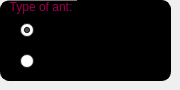
         <widget class="QWidget" name="widget_2" native="true">
          <widget class="QGroupBox" name="groupBox_2">
           <property name="geometry">
            <rect>
             <x>0</x>
             <y>0</y>
             <width>171</width>
             <height>81</height>
            </rect>
           </property>
           <property name="styleSheet">
            <string notr="true">QGroupBox {
    border: 1px solid rgb(0, 0, 0);
    border-radius: 9px;
    margin-top: 0.5em;
	background-color: rgb(0, 0, 0)
}
QGroupBox::title {
	font: 105 25pt &quot;Utopia&quot;;
	color: rgb(153, 0, 76);
    subcontrol-origin: margin;
    left: 5 px;
    padding: 0 3px 0 3px;
}</string>
           </property>
           <property name="title">
            <string>Type of ant:</string>
           </property>
           <widget class="QRadioButton" name="radioButton">
            <property name="geometry">
             <rect>
              <x>20</x>
              <y>20</y>
              <width>141</width>
              <height>21</height>
             </rect>
            </property>
            <property name="palette">
             <palette>
              <active>
               <colorrole role="Button">
                <brush brushstyle="SolidPattern">
                 <color alpha="255">
                  <red>46</red>
                  <green>46</green>
                  <blue>46</blue>
                 </color>
                </brush>
               </colorrole>
               <colorrole role="Text">
                <brush brushstyle="SolidPattern">
                 <color alpha="255">
                  <red>0</red>
                  <green>0</green>
                  <blue>0</blue>
                 </color>
                </brush>
               </colorrole>
               <colorrole role="Base">
                <brush brushstyle="SolidPattern">
                 <color alpha="255">
                  <red>255</red>
                  <green>255</green>
                  <blue>255</blue>
                 </color>
                </brush>
               </colorrole>
               <colorrole role="Window">
                <brush brushstyle="SolidPattern">
                 <color alpha="255">
                  <red>46</red>
                  <green>46</green>
                  <blue>46</blue>
                 </color>
                </brush>
               </colorrole>
              </active>
              <inactive>
               <colorrole role="Button">
                <brush brushstyle="SolidPattern">
                 <color alpha="255">
                  <red>46</red>
                  <green>46</green>
                  <blue>46</blue>
                 </color>
                </brush>
               </colorrole>
               <colorrole role="Text">
                <brush brushstyle="SolidPattern">
                 <color alpha="255">
                  <red>0</red>
                  <green>0</green>
                  <blue>0</blue>
                 </color>
                </brush>
               </colorrole>
               <colorrole role="Base">
                <brush brushstyle="SolidPattern">
                 <color alpha="255">
                  <red>255</red>
                  <green>255</green>
                  <blue>255</blue>
                 </color>
                </brush>
               </colorrole>
               <colorrole role="Window">
                <brush brushstyle="SolidPattern">
                 <color alpha="255">
                  <red>46</red>
                  <green>46</green>
                  <blue>46</blue>
                 </color>
                </brush>
               </colorrole>
              </inactive>
              <disabled>
               <colorrole role="Button">
                <brush brushstyle="SolidPattern">
                 <color alpha="255">
                  <red>46</red>
                  <green>46</green>
                  <blue>46</blue>
                 </color>
                </brush>
               </colorrole>
               <colorrole role="Text">
                <brush brushstyle="SolidPattern">
                 <color alpha="255">
                  <red>190</red>
                  <green>190</green>
                  <blue>190</blue>
                 </color>
                </brush>
               </colorrole>
               <colorrole role="Base">
                <brush brushstyle="SolidPattern">
                 <color alpha="255">
                  <red>46</red>
                  <green>46</green>
                  <blue>46</blue>
                 </color>
                </brush>
               </colorrole>
               <colorrole role="Window">
                <brush brushstyle="SolidPattern">
                 <color alpha="255">
                  <red>46</red>
                  <green>46</green>
                  <blue>46</blue>
                 </color>
                </brush>
               </colorrole>
              </disabled>
             </palette>
            </property>
            <property name="text">
             <string>Biological</string>
            </property>
            <property name="checked">
             <bool>true</bool>
            </property>
           </widget>
           <widget class="QRadioButton" name="radioButton_2">
            <property name="geometry">
             <rect>
              <x>20</x>
              <y>50</y>
              <width>141</width>
              <height>23</height>
             </rect>
            </property>
            <property name="palette">
             <palette>
              <active>
               <colorrole role="Button">
                <brush brushstyle="SolidPattern">
                 <color alpha="255">
                  <red>46</red>
                  <green>46</green>
                  <blue>46</blue>
                 </color>
                </brush>
               </colorrole>
               <colorrole role="Base">
                <brush brushstyle="SolidPattern">
                 <color alpha="255">
                  <red>255</red>
                  <green>255</green>
                  <blue>255</blue>
                 </color>
                </brush>
               </colorrole>
               <colorrole role="Window">
                <brush brushstyle="SolidPattern">
                 <color alpha="255">
                  <red>46</red>
                  <green>46</green>
                  <blue>46</blue>
                 </color>
                </brush>
               </colorrole>
              </active>
              <inactive>
               <colorrole role="Button">
                <brush brushstyle="SolidPattern">
                 <color alpha="255">
                  <red>46</red>
                  <green>46</green>
                  <blue>46</blue>
                 </color>
                </brush>
               </colorrole>
               <colorrole role="Base">
                <brush brushstyle="SolidPattern">
                 <color alpha="255">
                  <red>255</red>
                  <green>255</green>
                  <blue>255</blue>
                 </color>
                </brush>
               </colorrole>
               <colorrole role="Window">
                <brush brushstyle="SolidPattern">
                 <color alpha="255">
                  <red>46</red>
                  <green>46</green>
                  <blue>46</blue>
                 </color>
                </brush>
               </colorrole>
              </inactive>
              <disabled>
               <colorrole role="Button">
                <brush brushstyle="SolidPattern">
                 <color alpha="255">
                  <red>46</red>
                  <green>46</green>
                  <blue>46</blue>
                 </color>
                </brush>
               </colorrole>
               <colorrole role="Base">
                <brush brushstyle="SolidPattern">
                 <color alpha="255">
                  <red>46</red>
                  <green>46</green>
                  <blue>46</blue>
                 </color>
                </brush>
               </colorrole>
               <colorrole role="Window">
                <brush brushstyle="SolidPattern">
                 <color alpha="255">
                  <red>46</red>
                  <green>46</green>
                  <blue>46</blue>
                 </color>
                </brush>
               </colorrole>
              </disabled>
             </palette>
            </property>
            <property name="text">
             <string>Robotic</string>
            </property>
           </widget>
           <zorder>radioButton</zorder>
           <zorder>radioButton_2</zorder>
           <zorder>widget</zorder>
          </widget>
         </widget>
